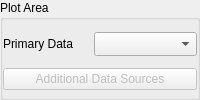
             <widget class="QGroupBox" name="groupBox">
              <property name="sizePolicy">
               <sizepolicy hsizetype="Ignored" vsizetype="Maximum">
                <horstretch>0</horstretch>
                <verstretch>0</verstretch>
               </sizepolicy>
              </property>
              <property name="title">
               <string>Plot Area</string>
              </property>
              <property name="flat">
               <bool>true</bool>
              </property>
              <layout class="QGridLayout" name="gridLayout_3">
               <property name="leftMargin">
                <number>0</number>
               </property>
               <property name="topMargin">
                <number>6</number>
               </property>
               <property name="rightMargin">
                <number>0</number>
               </property>
               <property name="bottomMargin">
                <number>0</number>
               </property>
               <property name="horizontalSpacing">
                <number>6</number>
               </property>
               <item row="0" column="0">
                <widget class="QLabel" name="label_primary_data_source">
                 <property name="sizePolicy">
                  <sizepolicy hsizetype="Fixed" vsizetype="Fixed">
                   <horstretch>0</horstretch>
                   <verstretch>0</verstretch>
                  </sizepolicy>
                 </property>
                 <property name="minimumSize">
                  <size>
                   <width>85</width>
                   <height>15</height>
                  </size>
                 </property>
                 <property name="toolTip">
                  <string>&lt;html&gt;&lt;head/&gt;&lt;body&gt;&lt;p&gt;The data source (e.g., frame rate, total board power, battery level, etc.) used for a plot's primary axis.&lt;/p&gt;&lt;/body&gt;&lt;/html&gt;</string>
                 </property>
                 <property name="text">
                  <string>Primary Data</string>
                 </property>
                 <property name="textFormat">
                  <enum>Qt::PlainText</enum>
                 </property>
                </widget>
               </item>
               <item row="0" column="1">
                <widget class="QComboBox" name="combo_primary_source">
                 <property name="minimumSize">
                  <size>
                   <width>0</width>
                   <height>21</height>
                  </size>
                 </property>
                 <property name="toolTip">
                  <string>&lt;html&gt;&lt;head/&gt;&lt;body&gt;&lt;p&gt;The data source (e.g., frame rate, total board power, battery level, etc.) used for a plot's primary axis.&lt;/p&gt;&lt;/body&gt;&lt;/html&gt;</string>
                 </property>
                 <property name="maxVisibleItems">
                  <number>32</number>
                 </property>
                 <property name="sizeAdjustPolicy">
                  <enum>QComboBox::AdjustToMinimumContentsLengthWithIcon</enum>
                 </property>
                </widget>
               </item>
               <item row="1" column="0" colspan="2">
                <widget class="QPushButton" name="btn_multiplot_settings">
                 <property name="enabled">
                  <bool>false</bool>
                 </property>
                 <property name="text">
                  <string>Additional Data Sources</string>
                 </property>
                </widget>
               </item>
              </layout>
             </widget>
